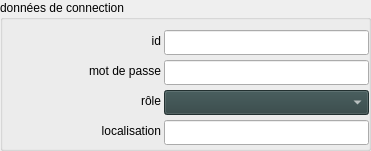
      <widget class="QGroupBox" name="groupBox_2">
       <property name="geometry">
        <rect>
         <x>400</x>
         <y>169</y>
         <width>371</width>
         <height>151</height>
        </rect>
       </property>
       <property name="font">
        <font>
         <weight>50</weight>
         <italic>false</italic>
         <bold>false</bold>
        </font>
       </property>
       <property name="title">
        <string>données de connection</string>
       </property>
       <widget class="QLabel" name="label_role">
        <property name="geometry">
         <rect>
          <x>30</x>
          <y>90</y>
          <width>131</width>
          <height>21</height>
         </rect>
        </property>
        <property name="text">
         <string>rôle</string>
        </property>
        <property name="alignment">
         <set>Qt::AlignRight|Qt::AlignTrailing|Qt::AlignVCenter</set>
        </property>
       </widget>
       <widget class="YerothComboBox" name="comboBox_detail_utilisateur_role">
        <property name="geometry">
         <rect>
          <x>164</x>
          <y>90</y>
          <width>205</width>
          <height>25</height>
         </rect>
        </property>
        <property name="palette">
         <palette>
          <active>
           <colorrole role="WindowText">
            <brush brushstyle="SolidPattern">
             <color alpha="255">
              <red>255</red>
              <green>255</green>
              <blue>255</blue>
             </color>
            </brush>
           </colorrole>
           <colorrole role="Button">
            <brush brushstyle="SolidPattern">
             <color alpha="255">
              <red>47</red>
              <green>67</green>
              <blue>67</blue>
             </color>
            </brush>
           </colorrole>
           <colorrole role="Light">
            <brush brushstyle="SolidPattern">
             <color alpha="255">
              <red>70</red>
              <green>100</green>
              <blue>100</blue>
             </color>
            </brush>
           </colorrole>
           <colorrole role="Midlight">
            <brush brushstyle="SolidPattern">
             <color alpha="255">
              <red>58</red>
              <green>83</green>
              <blue>83</blue>
             </color>
            </brush>
           </colorrole>
           <colorrole role="Dark">
            <brush brushstyle="SolidPattern">
             <color alpha="255">
              <red>23</red>
              <green>33</green>
              <blue>33</blue>
             </color>
            </brush>
           </colorrole>
           <colorrole role="Mid">
            <brush brushstyle="SolidPattern">
             <color alpha="255">
              <red>31</red>
              <green>44</green>
              <blue>44</blue>
             </color>
            </brush>
           </colorrole>
           <colorrole role="Text">
            <brush brushstyle="SolidPattern">
             <color alpha="255">
              <red>255</red>
              <green>255</green>
              <blue>255</blue>
             </color>
            </brush>
           </colorrole>
           <colorrole role="BrightText">
            <brush brushstyle="SolidPattern">
             <color alpha="255">
              <red>255</red>
              <green>255</green>
              <blue>255</blue>
             </color>
            </brush>
           </colorrole>
           <colorrole role="ButtonText">
            <brush brushstyle="SolidPattern">
             <color alpha="255">
              <red>255</red>
              <green>255</green>
              <blue>255</blue>
             </color>
            </brush>
           </colorrole>
           <colorrole role="Base">
            <brush brushstyle="SolidPattern">
             <color alpha="255">
              <red>0</red>
              <green>0</green>
              <blue>0</blue>
             </color>
            </brush>
           </colorrole>
           <colorrole role="Window">
            <brush brushstyle="SolidPattern">
             <color alpha="255">
              <red>47</red>
              <green>67</green>
              <blue>67</blue>
             </color>
            </brush>
           </colorrole>
           <colorrole role="Shadow">
            <brush brushstyle="SolidPattern">
             <color alpha="255">
              <red>0</red>
              <green>0</green>
              <blue>0</blue>
             </color>
            </brush>
           </colorrole>
           <colorrole role="AlternateBase">
            <brush brushstyle="SolidPattern">
             <color alpha="255">
              <red>23</red>
              <green>33</green>
              <blue>33</blue>
             </color>
            </brush>
           </colorrole>
           <colorrole role="ToolTipBase">
            <brush brushstyle="SolidPattern">
             <color alpha="255">
              <red>255</red>
              <green>255</green>
              <blue>220</blue>
             </color>
            </brush>
           </colorrole>
           <colorrole role="ToolTipText">
            <brush brushstyle="SolidPattern">
             <color alpha="255">
              <red>0</red>
              <green>0</green>
              <blue>0</blue>
             </color>
            </brush>
           </colorrole>
          </active>
          <inactive>
           <colorrole role="WindowText">
            <brush brushstyle="SolidPattern">
             <color alpha="255">
              <red>255</red>
              <green>255</green>
              <blue>255</blue>
             </color>
            </brush>
           </colorrole>
           <colorrole role="Button">
            <brush brushstyle="SolidPattern">
             <color alpha="255">
              <red>47</red>
              <green>67</green>
              <blue>67</blue>
             </color>
            </brush>
           </colorrole>
           <colorrole role="Light">
            <brush brushstyle="SolidPattern">
             <color alpha="255">
              <red>70</red>
              <green>100</green>
              <blue>100</blue>
             </color>
            </brush>
           </colorrole>
           <colorrole role="Midlight">
            <brush brushstyle="SolidPattern">
             <color alpha="255">
              <red>58</red>
              <green>83</green>
              <blue>83</blue>
             </color>
            </brush>
           </colorrole>
           <colorrole role="Dark">
            <brush brushstyle="SolidPattern">
             <color alpha="255">
              <red>23</red>
              <green>33</green>
              <blue>33</blue>
             </color>
            </brush>
           </colorrole>
           <colorrole role="Mid">
            <brush brushstyle="SolidPattern">
             <color alpha="255">
              <red>31</red>
              <green>44</green>
              <blue>44</blue>
             </color>
            </brush>
           </colorrole>
           <colorrole role="Text">
            <brush brushstyle="SolidPattern">
             <color alpha="255">
              <red>255</red>
              <green>255</green>
              <blue>255</blue>
             </color>
            </brush>
           </colorrole>
           <colorrole role="BrightText">
            <brush brushstyle="SolidPattern">
             <color alpha="255">
              <red>255</red>
              <green>255</green>
              <blue>255</blue>
             </color>
            </brush>
           </colorrole>
           <colorrole role="ButtonText">
            <brush brushstyle="SolidPattern">
             <color alpha="255">
              <red>255</red>
              <green>255</green>
              <blue>255</blue>
             </color>
            </brush>
           </colorrole>
           <colorrole role="Base">
            <brush brushstyle="SolidPattern">
             <color alpha="255">
              <red>0</red>
              <green>0</green>
              <blue>0</blue>
             </color>
            </brush>
           </colorrole>
           <colorrole role="Window">
            <brush brushstyle="SolidPattern">
             <color alpha="255">
              <red>47</red>
              <green>67</green>
              <blue>67</blue>
             </color>
            </brush>
           </colorrole>
           <colorrole role="Shadow">
            <brush brushstyle="SolidPattern">
             <color alpha="255">
              <red>0</red>
              <green>0</green>
              <blue>0</blue>
             </color>
            </brush>
           </colorrole>
           <colorrole role="AlternateBase">
            <brush brushstyle="SolidPattern">
             <color alpha="255">
              <red>23</red>
              <green>33</green>
              <blue>33</blue>
             </color>
            </brush>
           </colorrole>
           <colorrole role="ToolTipBase">
            <brush brushstyle="SolidPattern">
             <color alpha="255">
              <red>255</red>
              <green>255</green>
              <blue>220</blue>
             </color>
            </brush>
           </colorrole>
           <colorrole role="ToolTipText">
            <brush brushstyle="SolidPattern">
             <color alpha="255">
              <red>0</red>
              <green>0</green>
              <blue>0</blue>
             </color>
            </brush>
           </colorrole>
          </inactive>
          <disabled>
           <colorrole role="WindowText">
            <brush brushstyle="SolidPattern">
             <color alpha="255">
              <red>23</red>
              <green>33</green>
              <blue>33</blue>
             </color>
            </brush>
           </colorrole>
           <colorrole role="Button">
            <brush brushstyle="SolidPattern">
             <color alpha="255">
              <red>47</red>
              <green>67</green>
              <blue>67</blue>
             </color>
            </brush>
           </colorrole>
           <colorrole role="Light">
            <brush brushstyle="SolidPattern">
             <color alpha="255">
              <red>70</red>
              <green>100</green>
              <blue>100</blue>
             </color>
            </brush>
           </colorrole>
           <colorrole role="Midlight">
            <brush brushstyle="SolidPattern">
             <color alpha="255">
              <red>58</red>
              <green>83</green>
              <blue>83</blue>
             </color>
            </brush>
           </colorrole>
           <colorrole role="Dark">
            <brush brushstyle="SolidPattern">
             <color alpha="255">
              <red>23</red>
              <green>33</green>
              <blue>33</blue>
             </color>
            </brush>
           </colorrole>
           <colorrole role="Mid">
            <brush brushstyle="SolidPattern">
             <color alpha="255">
              <red>31</red>
              <green>44</green>
              <blue>44</blue>
             </color>
            </brush>
           </colorrole>
           <colorrole role="Text">
            <brush brushstyle="SolidPattern">
             <color alpha="255">
              <red>23</red>
              <green>33</green>
              <blue>33</blue>
             </color>
            </brush>
           </colorrole>
           <colorrole role="BrightText">
            <brush brushstyle="SolidPattern">
             <color alpha="255">
              <red>255</red>
              <green>255</green>
              <blue>255</blue>
             </color>
            </brush>
           </colorrole>
           <colorrole role="ButtonText">
            <brush brushstyle="SolidPattern">
             <color alpha="255">
              <red>23</red>
              <green>33</green>
              <blue>33</blue>
             </color>
            </brush>
           </colorrole>
           <colorrole role="Base">
            <brush brushstyle="SolidPattern">
             <color alpha="255">
              <red>47</red>
              <green>67</green>
              <blue>67</blue>
             </color>
            </brush>
           </colorrole>
           <colorrole role="Window">
            <brush brushstyle="SolidPattern">
             <color alpha="255">
              <red>47</red>
              <green>67</green>
              <blue>67</blue>
             </color>
            </brush>
           </colorrole>
           <colorrole role="Shadow">
            <brush brushstyle="SolidPattern">
             <color alpha="255">
              <red>0</red>
              <green>0</green>
              <blue>0</blue>
             </color>
            </brush>
           </colorrole>
           <colorrole role="AlternateBase">
            <brush brushstyle="SolidPattern">
             <color alpha="255">
              <red>47</red>
              <green>67</green>
              <blue>67</blue>
             </color>
            </brush>
           </colorrole>
           <colorrole role="ToolTipBase">
            <brush brushstyle="SolidPattern">
             <color alpha="255">
              <red>255</red>
              <green>255</green>
              <blue>220</blue>
             </color>
            </brush>
           </colorrole>
           <colorrole role="ToolTipText">
            <brush brushstyle="SolidPattern">
             <color alpha="255">
              <red>0</red>
              <green>0</green>
              <blue>0</blue>
             </color>
            </brush>
           </colorrole>
          </disabled>
         </palette>
        </property>
        <property name="font">
         <font>
          <pointsize>10</pointsize>
         </font>
        </property>
       </widget>
       <widget class="QLabel" name="label_localisation">
        <property name="geometry">
         <rect>
          <x>30</x>
          <y>120</y>
          <width>131</width>
          <height>21</height>
         </rect>
        </property>
        <property name="text">
         <string>localisation</string>
        </property>
        <property name="alignment">
         <set>Qt::AlignRight|Qt::AlignTrailing|Qt::AlignVCenter</set>
        </property>
       </widget>
       <widget class="QLabel" name="label_id">
        <property name="geometry">
         <rect>
          <x>30</x>
          <y>30</y>
          <width>131</width>
          <height>21</height>
         </rect>
        </property>
        <property name="text">
         <string>id</string>
        </property>
        <property name="alignment">
         <set>Qt::AlignRight|Qt::AlignTrailing|Qt::AlignVCenter</set>
        </property>
       </widget>
       <widget class="YerothLineEdit" name="lineEdit_detail_utilisateur_id">
        <property name="geometry">
         <rect>
          <x>164</x>
          <y>30</y>
          <width>205</width>
          <height>25</height>
         </rect>
        </property>
        <property name="font">
         <font>
          <pointsize>10</pointsize>
         </font>
        </property>
       </widget>
       <widget class="QLabel" name="label_mot_passe">
        <property name="geometry">
         <rect>
          <x>30</x>
          <y>60</y>
          <width>131</width>
          <height>21</height>
         </rect>
        </property>
        <property name="text">
         <string>mot de passe</string>
        </property>
        <property name="alignment">
         <set>Qt::AlignRight|Qt::AlignTrailing|Qt::AlignVCenter</set>
        </property>
       </widget>
       <widget class="YerothLineEdit" name="lineEdit_detail_utilisateur_mot_passe">
        <property name="geometry">
         <rect>
          <x>164</x>
          <y>60</y>
          <width>205</width>
          <height>25</height>
         </rect>
        </property>
        <property name="font">
         <font>
          <pointsize>10</pointsize>
         </font>
        </property>
       </widget>
       <widget class="YerothLineEdit" name="lineEdit_detail_utilisateur_localisation">
        <property name="enabled">
         <bool>true</bool>
        </property>
        <property name="geometry">
         <rect>
          <x>164</x>
          <y>120</y>
          <width>205</width>
          <height>25</height>
         </rect>
        </property>
        <property name="font">
         <font>
          <pointsize>10</pointsize>
         </font>
        </property>
       </widget>
      </widget>
